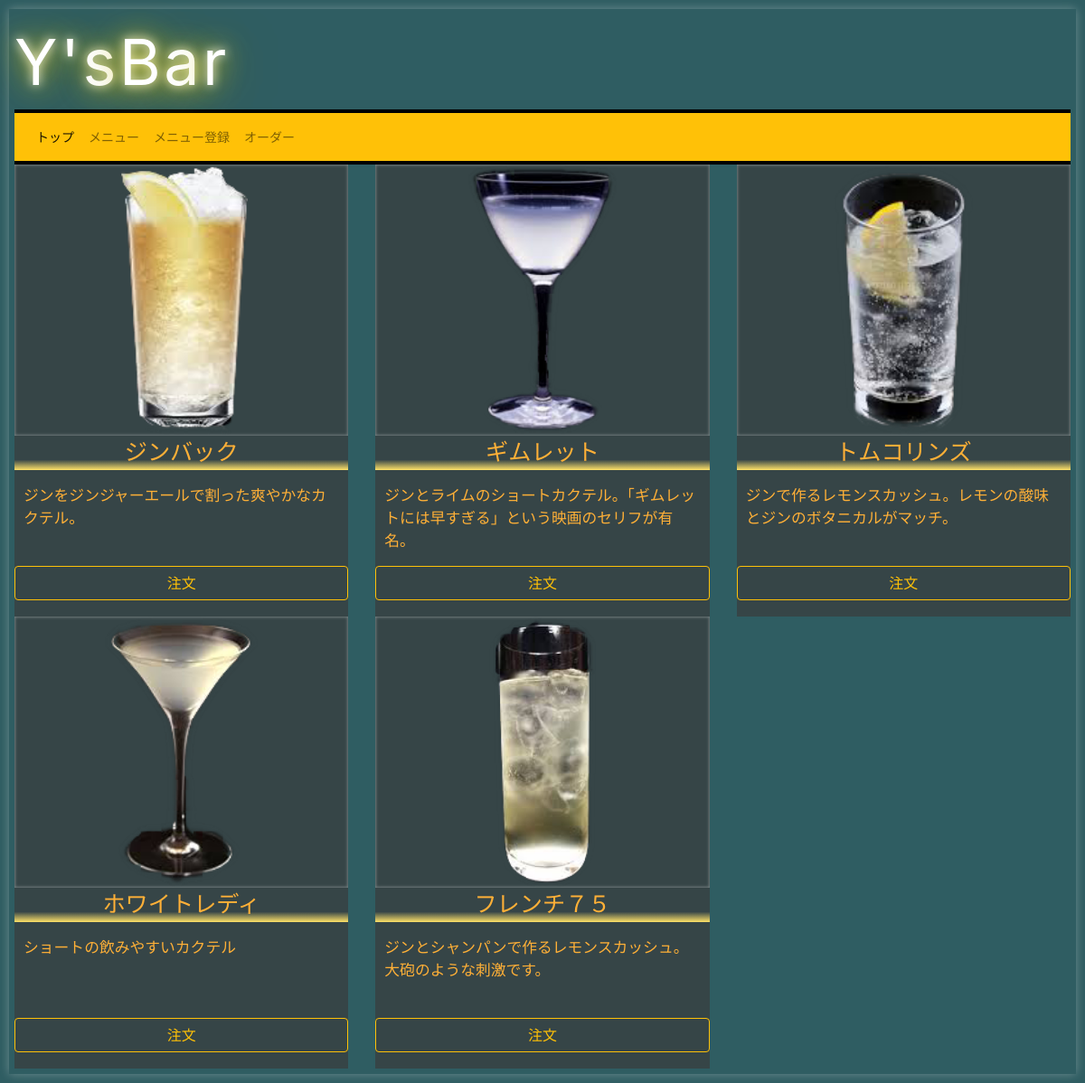
The page /menu on the database its author committed.
### app.py (models this page shows)
class Menu(Base):
    __tablename__ = 'menu'
    id = Column(Integer,primary_key=True,autoincrement=True,nullable=False,unique=True)
    name = Column(String(100),nullable=False)
    path = Column(String(100))
    base = Column(String(100))
    caption = Column(String(300))

### app.py (the view)
@app.route('/menu',methods=['GET'])
def menu():
    session = sessionmaker(bind=engine)()#db用のsessionの作成
    data = session.query(Menu).all()
    return render_template('menu.html', title="メニュー",data=data)

### app.py (called while the page is built)
@app.context_processor
def add_staticfile():
    def staticfile_cp(fname):
        path = os.path.join(app.root_path, 'static', fname)
        mtime =  str(int(os.stat(path).st_mtime))
        return '/static/' + fname + '?v=' + str(mtime)
    return dict(staticfile=staticfile_cp)

### templates/menu.html (shortened to what this page needs)
{% extends 'base.html' %}
{% block content %}
<div class="content">
    <div class="row">
        {% for item in data%}
        <div class="col-md-4">
            <div class="box">
                <img class="item" src="{{item.path}}" alt="{{item.name}}">
                <p class="item_name">{{item.name}}</p>
                <p class="item_caption">{{item.caption}}</p>
                <button class="item_btn btn btn-outline-warning btn-block" value="{{item.name}}">注文</button>
            </div>
        </div>
        {% endfor %}
    </div>
</div>
{% endblock %}

### templates/base.html (shortened to what this page needs)
<!DOCTYPE html>
<html lang="ja">
<head>
    <link rel="stylesheet" href="https://stackpath.bootstrapcdn.com/bootstrap/4.5.0/css/bootstrap.min.css">
    <link rel="stylesheet" href="{{ staticfile('style.css')}}">
</head>
<body>
    <div class="container">
    <header>
        <a href="/">
          <div class="neon">Y's<span>Ba</span>r</div>
        </a>
        <hr>
        <nav class="navbar navbar-expand-lg navbar-light bg-warning sticky-top">
            <div class="collapse navbar-collapse" id="navbarToggler">
              <ul class="navbar-nav mr-auto mt-2 mt-lg-0">
                <li class="nav-item active">
                  <a class="nav-link" href="/">トップ</a>
                </li>
                <li class="nav-item">
                  <a class="nav-link" href="/menu">メニュー</a>
                </li>
                <li class="nav-item">
                  <a class="nav-link" href="/resister">メニュー登録</a>
                </li>
                <li class="nav-item">
                  <a class="nav-link" href="/order">オーダー</a>
                </li>
              </ul>
            </div>
          </nav>
        <hr>
    </header>
    {% block content %}{% endblock %}
    </div>
    <script src="https://cdn.jsdelivr.net/npm/bootstrap@4.5.3/dist/js/bootstrap.bundle.min.js"></script></body>
</html>

### static/style.css (style rules this page uses)
body { background-color: #2f5d62; padding: 10px; font-size: 14px; color: #ffb037; }
.container { max-width: 1200px; box-shadow: 0 0 10px rgba(255, 255, 255, 0.3); margin: 0 auto; padding: 6px; }
hr { border-width: 4px; border-color: rgb(0, 0, 0); margin: 0; }
.box { border: 1px #333; background-color: #364547; height: 500px; }
.item { box-shadow: 0 0 3px 1px rgba(255, 255, 255, 0.3) inset; width: 100%; height: 300px; object-fit: contain; transition-property: opacity; transition-duration: 1s; transition-timing-function: ease; transition-delay: 0s; position: relative; }
.item_name { font-size: 1.8em; font-weight: none; text-align: center; border: rgb(255, 255, 255) 2px; background:linear-gradient(#364547 70%, #ffe268); }
.item_caption { font-size: 1.2em; height: 80px; margin:10px; }
.item_btn { margin:10px,0; }
.neon { display: inline-block; color: #fff; letter-spacing: .05em; font-size: 5em; text-shadow: 0 1px 30px #fbe416, 0 0 12px #fff, 2px 5px 60px #998b0a; }
.neon > span { -webkit-animation: blink 3s infinite alternate; animation: blink 3s infinite alternate; }

### rows shown on the page
Menu: path (picture), name "ジンバック", caption "ジンをジンジャーエールで割った爽やかなカクテル。"
Menu: path (picture), name "ギムレット", caption "ジンとライムのショートカクテル。「ギムレットには早すぎる」という映画のセリフが有名。"
Menu: path (picture), name "トムコリンズ", caption "ジンで作るレモンスカッシュ。レモンの酸味とジンのボタニカルがマッチ。"
Menu: path (picture), name "ホワイトレディ", caption "ショートの飲みやすいカクテル"
Menu: path (picture), name "フレンチ７５", caption "ジンとシャンパンで作るレモンスカッシュ。大砲のような刺激です。"
